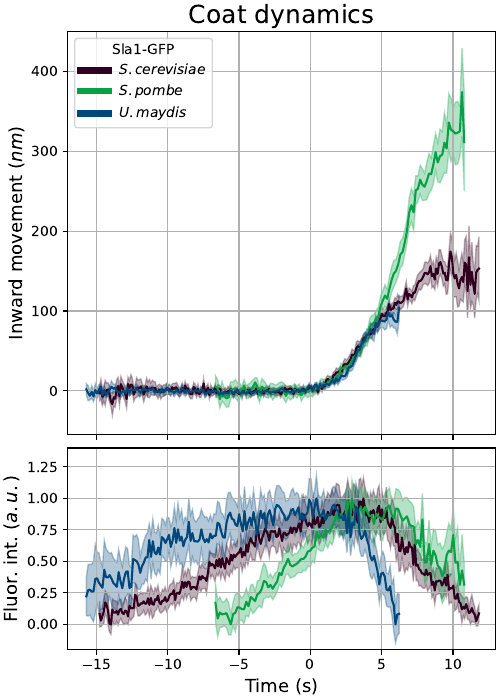

Reproduce this figure in Python.
# append parent directory for global plot properties
import sys
sys.path.append( '../' )
from Global.layouts import layout

from data import *
from params import *
from funs import *
from trajplot.plotfuns import myplot , plot_raw

import matplotlib
matplotlib.use('Agg')
from matplotlib import pyplot as plt

fig = plt.figure( figsize = ( 5 , 7 ) , layout = 'compressed' )

axes = fig.subplot_mosaic( 
    """
    A
    A
    B
    """ , 
    sharex = True )

# 24 degree

myplot( axes["A"] , sla1_sc_24 , what = 'coord' , label = '$S. cerevisiae$' , col = sla1_sc_color , x_scale = 100 , add_CI = False )
myplot( axes["A"] , sla1_sp_24 , what = 'coord' , label = '$S. pombe$' , col = sla1_sp_color , x_scale = 100 , add_CI = False )
myplot( axes["A"] , sla1_um_24 , what = 'coord' , label = '$U. maydis$' , col = sla1_um_color , x_scale = 100 , add_CI = False )
# use layout range for pannel at 24 degree in figure 5
layout( axes[ "A"] , tlim[ "C"] , movlim["C"] , 'Coat dynamics' , legend = True , legend_title = "Sla1-GFP" , xaxis_label = False )

myplot( axes["B"] , sla1_sc_24 , what = 'f' , label = '$S. cerevisiae$' , col = sla1_sc_color , add_CI = False )
myplot( axes["B"] , sla1_sp_24 , what = 'f' , label = '$S. pombe$' , col = sla1_sp_color , add_CI = False )
myplot( axes["B"] , sla1_um_24 , what = 'f' , label = '$U. maydis$' , col = sla1_um_color , add_CI = False )
layout( axes[ "B"] , tlim[ "C"] , flim , ylabel = 'Fluor. int. ($a.u.$)' , title = None )

fig.savefig( 'plot_24deg.pdf')
